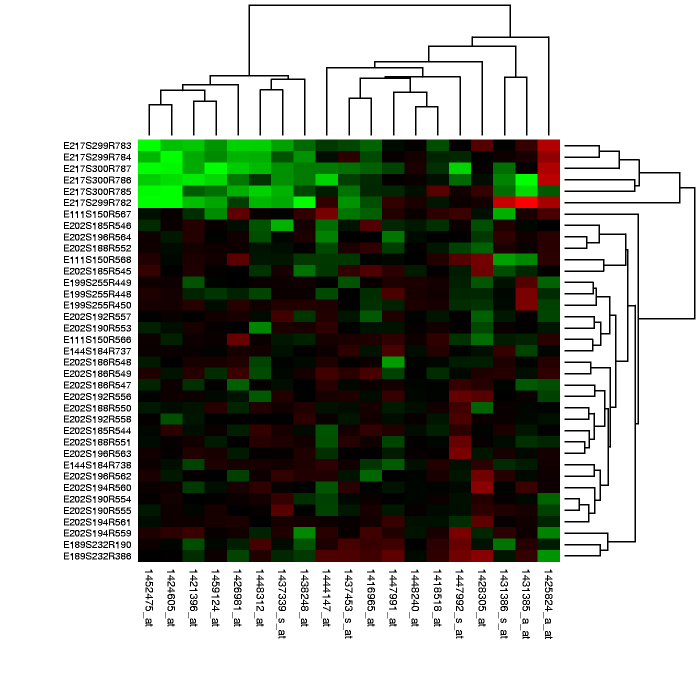
#> input picture tests/sample_visuals/complex_scatter_heatmap.png, 1400 x 1400 px (shown at 1/2 size)
$ python -i terminal_image.py   (imports and definitions only)
#> lines starting #> are read from the running program, lines starting #| are printed output that depends on the picture
"""Universal Terminal Image Renderer using ANSI 24-bit TrueColor Half-Blocks.

Renders images in full 24-bit RGB color across all terminal emulators
(Windows Terminal, Windows Console Host, PowerShell, CMD, VSCode, Git Bash,
Linux, macOS, SSH) with 1:1 pixel aspect-ratio correction and zero external C dependencies.
"""

from __future__ import annotations

import io
import math
import sys
from pathlib import Path
from typing import Any

from PIL import Image
from rich.console import Console
from rich.panel import Panel
from rich.text import Text


def init_virtual_terminal() -> None:
    """Initialize Windows Console VT processing and UTF-8 output encoding."""
    if sys.platform != "win32":
        return
    try:
        import ctypes

        kernel32 = ctypes.windll.kernel32
        # Enable UTF-8 code page on Windows
        try:
            kernel32.SetConsoleOutputCP(65001)
            kernel32.SetConsoleCP(65001)
        except Exception:
            pass

        try:
            if hasattr(sys.stdout, "reconfigure"):
                sys.stdout.reconfigure(encoding="utf-8", errors="replace")
            if hasattr(sys.stderr, "reconfigure"):
                sys.stderr.reconfigure(encoding="utf-8", errors="replace")
        except Exception:
            pass

        # ENABLE_VIRTUAL_TERMINAL_PROCESSING = 0x0004 (ensure 0x0008 DISABLE_NEWLINE_AUTO_RETURN is cleared)
        target_mode = 0x0001 | 0x0002 | 0x0004
        for handle_id in (-11, -12):  # STD_OUTPUT_HANDLE, STD_ERROR_HANDLE
            h = kernel32.GetStdHandle(handle_id)
            if h and h != -1:
                mode = ctypes.c_ulong()
                if kernel32.GetConsoleMode(h, ctypes.byref(mode)):
                    kernel32.SetConsoleMode(h, (mode.value | target_mode) & ~0x0008)
    except Exception:
        pass


def render_image_to_ansi(
    image_path: str | Path | bytes,
    max_cols: int = 56,
    max_rows: int = 32,
) -> str:
    """Render an image into a 24-bit TrueColor Half-Block ANSI string.

    A monospace terminal character cell is roughly 1:2 (width:height).
    The unicode upper half block '▀' (U+2580) splits a cell vertically into two square pixels:
    - Foreground color sets the top half-pixel.
    - Background color sets the bottom half-pixel.
    This produces a 1:1 physical pixel aspect ratio in all terminals.
    """
#> called with max_cols = 56, max_rows = 32
    init_virtual_terminal()

    if isinstance(image_path, (str, Path)):
        p = Path(image_path)
        if not p.exists():
            return f"[Gambar tidak ditemukan: {p}]"
        img = Image.open(p)
#> img is the input picture: PIL image 1400x1400 P; mean R, G, B 158.9, 163.9, 152.7
    elif isinstance(image_path, bytes):
        img = Image.open(io.BytesIO(image_path))
    else:
        return "[Format gambar tidak didukung]"

    try:
        # Handle transparency by composite over dark background
        if img.mode in ("RGBA", "LA") or (img.mode == "P" and "transparency" in img.info):
            bg = Image.new("RGB", img.size, (18, 18, 18))
            rgba = img.convert("RGBA")
            bg.paste(rgba, mask=rgba.split()[3])
            img = bg
        else:
            img = img.convert("RGB")

        w_orig, h_orig = img.size
#> w_orig = 1400; h_orig = 1400
        if w_orig == 0 or h_orig == 0:
            return ""

        ar = w_orig / float(h_orig)
#> ar = 1
        target_w = max(10, min(max_cols, w_orig))
#> target_w = 56
        # Each terminal line contains 2 vertical pixel rows
        target_h = max(2, int(round(target_w / ar)))
#> target_h = 56

        # Constrain max height (number of text lines = target_h // 2)
        if (target_h // 2) > max_rows:
            target_h = max_rows * 2
            target_w = max(10, int(round(target_h * ar)))

        # Ensure even height for exact top/bottom pairs
        if target_h % 2 != 0:
            target_h += 1

        resized = img.resize((target_w, target_h), Image.Resampling.LANCZOS)
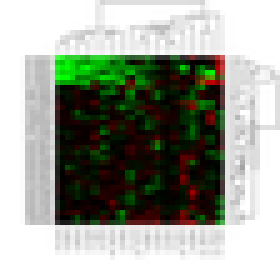
#> resized: PIL image 56x56 RGB (shown 5 times larger); mean R, G, B 158.9, 163.9, 152.8
        pixels = resized.load()

        lines: list[str] = []
        # Step 2 rows per character cell
        for y in range(0, target_h, 2):
            row_parts: list[str] = []
            prev_fg: tuple[int, int, int] | None = None
            prev_bg: tuple[int, int, int] | None = None

            for x in range(target_w):
                top_r, top_g, top_b = pixels[x, y]
                bot_r, bot_g, bot_b = pixels[x, y + 1] if (y + 1) < target_h else (0, 0, 0)

                cur_fg = (top_r, top_g, top_b)
                cur_bg = (bot_r, bot_g, bot_b)

                # Run-length caching: emit escape sequences only when RGB changes
                fg_code = f"\x1b[38;2;{top_r};{top_g};{top_b}m" if cur_fg != prev_fg else ""
                bg_code = f"\x1b[48;2;{bot_r};{bot_g};{bot_b}m" if cur_bg != prev_bg else ""

                if fg_code:
                    prev_fg = cur_fg
                if bg_code:
                    prev_bg = cur_bg

                row_parts.append(f"{fg_code}{bg_code}▀")

            row_parts.append("\x1b[0m")
            lines.append("".join(row_parts))
#> after the loop, lines = 28 items

        return "\n".join(lines)
    finally:
        try:
            img.close()
        except Exception:
            pass


# [64 lines left out: function render_visual_panel, not called in this run]

>>> result = render_image_to_ansi('../../tests/sample_visuals/complex_scatter_heatmap.png')
